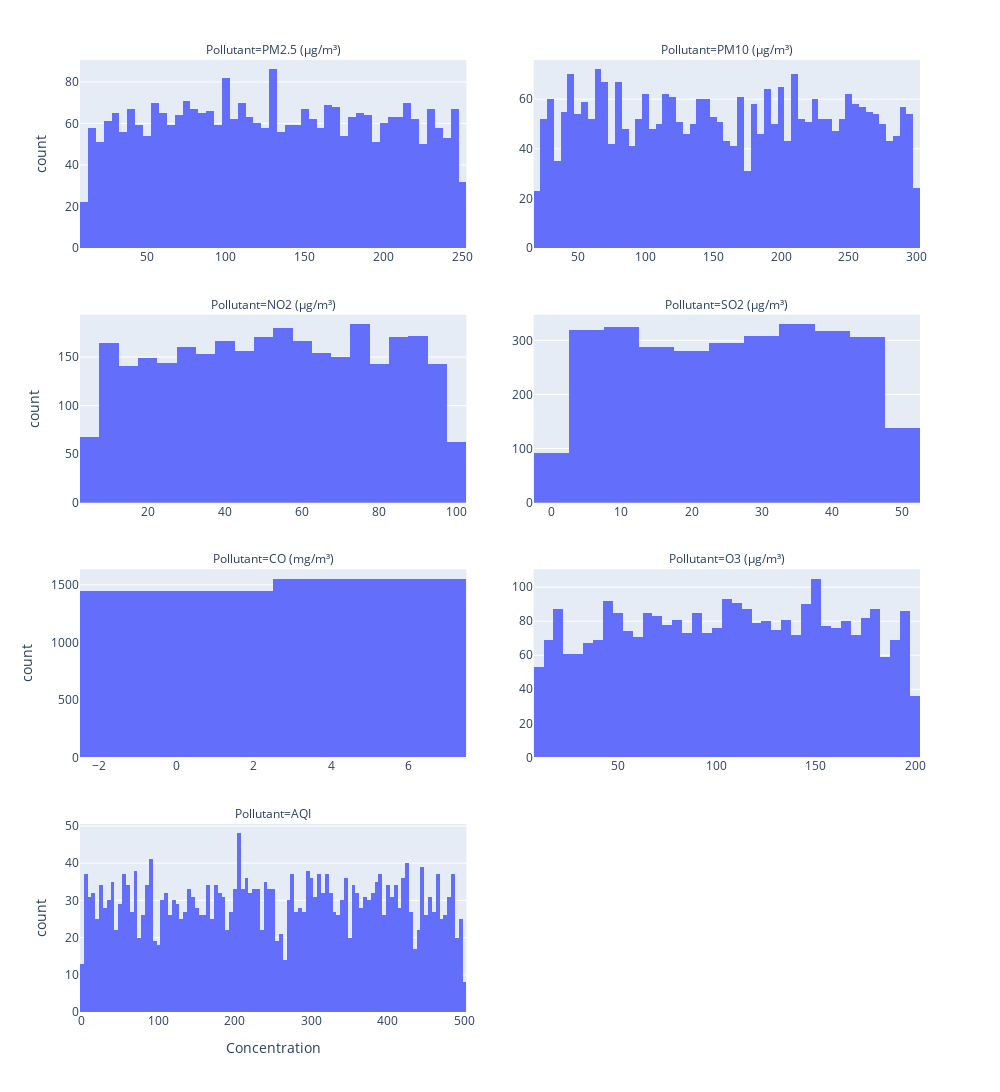

Notebook source saved alongside this figure:
### Markdown cell above
Now we can proceed with the visual distribution of each pollutant. We'll use histograms to understand the distribution.

### Code cell
fig = px.histogram(pollutants_only_df, x='Concentration', facet_col='Pollutant', facet_col_wrap=2, facet_col_spacing=0.08)
fig.update_xaxes(matches=None, showticklabels=True) # matches none to avoid sharing x-axis for different pollutants
fig.update_yaxes(matches=None, showticklabels=True)
fig.update_layout(height=1500, width=1000)
fig.show()

### Figure 1 — Plotly figure (JSON) as saved in the notebook; plotly's stock layout.template omitted (floating-point values rounded to 4 significant figures; data arrays with more than 128 entries replaced by an {"elided": "..."} marker saying what was removed)
{"data": [{"bingroup": "x", "hovertemplate": "Pollutant=PM2.5 (µg/m³)<br>Concentration=%{x}<br>count=%{y}<extra></extra>", "legendgroup": "", "marker": {"color": "#636efa", "pattern": {"shape": ""}}, "name": "", "orientation": "v", "showlegend": false, "type": "histogram", "x": {"elided": "3000 float values"}, "xaxis": "x7", "yaxis": "y7"}, {"bingroup": "x", "hovertemplate": "Pollutant=PM10 (µg/m³)<br>Concentration=%{x}<br>count=%{y}<extra></extra>", "legendgroup": "", "marker": {"color": "#636efa", "pattern": {"shape": ""}}, "name": "", "orientation": "v", "showlegend": false, "type": "histogram", "x": {"elided": "3000 float values"}, "xaxis": "x8", "yaxis": "y8"}, {"bingroup": "x", "hovertemplate": "Pollutant=NO2 (µg/m³)<br>Concentration=%{x}<br>count=%{y}<extra></extra>", "legendgroup": "", "marker": {"color": "#636efa", "pattern": {"shape": ""}}, "name": "", "orientation": "v", "showlegend": false, "type": "histogram", "x": {"elided": "3000 float values"}, "xaxis": "x5", "yaxis": "y5"}, {"bingroup": "x", "hovertemplate": "Pollutant=SO2 (µg/m³)<br>Concentration=%{x}<br>count=%{y}<extra></extra>", "legendgroup": "", "marker": {"color": "#636efa", "pattern": {"shape": ""}}, "name": "", "orientation": "v", "showlegend": false, "type": "histogram", "x": {"elided": "3000 float values"}, "xaxis": "x6", "yaxis": "y6"}, {"bingroup": "x", "hovertemplate": "Pollutant=CO (mg/m³)<br>Concentration=%{x}<br>count=%{y}<extra></extra>", "legendgroup": "", "marker": {"color": "#636efa", "pattern": {"shape": ""}}, "name": "", "orientation": "v", "showlegend": false, "type": "histogram", "x": {"elided": "3000 float values"}, "xaxis": "x3", "yaxis": "y3"}, {"bingroup": "x", "hovertemplate": "Pollutant=O3 (µg/m³)<br>Concentration=%{x}<br>count=%{y}<extra></extra>", "legendgroup": "", "marker": {"color": "#636efa", "pattern": {"shape": ""}}, "name": "", "orientation": "v", "showlegend": false, "type": "histogram", "x": {"elided": "3000 float values"}, "xaxis": "x4", "yaxis": "y4"}, {"bingroup": "x", "hovertemplate": "Pollutant=AQI<br>Concentration=%{x}<br>count=%{y}<extra></extra>", "legendgroup": "", "marker": {"color": "#636efa", "pattern": {"shape": ""}}, "name": "", "orientation": "v", "showlegend": false, "type": "histogram", "x": {"elided": "3000 float values"}, "xaxis": "x", "yaxis": "y"}], "layout": {"annotations": [{"font": {}, "showarrow": false, "text": "Pollutant=AQI", "x": 0.23, "xanchor": "center", "xref": "paper", "y": 0.1975, "yanchor": "bottom", "yref": "paper"}, {"font": {}, "showarrow": false, "text": "Pollutant=CO (mg/m³)", "x": 0.23, "xanchor": "center", "xref": "paper", "y": 0.465, "yanchor": "bottom", "yref": "paper"}, {"font": {}, "showarrow": false, "text": "Pollutant=O3 (µg/m³)", "x": 0.77, "xanchor": "center", "xref": "paper", "y": 0.465, "yanchor": "bottom", "yref": "paper"}, {"font": {}, "showarrow": false, "text": "Pollutant=NO2 (µg/m³)", "x": 0.23, "xanchor": "center", "xref": "paper", "y": 0.7325, "yanchor": "bottom", "yref": "paper"}, {"font": {}, "showarrow": false, "text": "Pollutant=SO2 (µg/m³)", "x": 0.77, "xanchor": "center", "xref": "paper", "y": 0.7325, "yanchor": "bottom", "yref": "paper"}, {"font": {}, "showarrow": false, "text": "Pollutant=PM2.5 (µg/m³)", "x": 0.23, "xanchor": "center", "xref": "paper", "y": 1, "yanchor": "bottom", "yref": "paper"}, {"font": {}, "showarrow": false, "text": "Pollutant=PM10 (µg/m³)", "x": 0.77, "xanchor": "center", "xref": "paper", "y": 1, "yanchor": "bottom", "yref": "paper"}], "barmode": "relative", "height": 1500, "legend": {"tracegroupgap": 0}, "margin": {"t": 60}, "width": 1000, "xaxis": {"anchor": "y", "domain": [0, 0.46], "showticklabels": true, "title": {"text": "Concentration"}}, "xaxis2": {"anchor": "y2", "domain": [0.54, 1], "showticklabels": true, "title": {"text": "Concentration"}}, "xaxis3": {"anchor": "y3", "domain": [0, 0.46], "showticklabels": true}, "xaxis4": {"anchor": "y4", "domain": [0.54, 1], "showticklabels": true}, "xaxis5": {"anchor": "y5", "domain": [0, 0.46], "showticklabels": true}, "xaxis6": {"anchor": "y6", "domain": [0.54, 1], "showticklabels": true}, "xaxis7": {"anchor": "y7", "domain": [0, 0.46], "showticklabels": true}, "xaxis8": {"anchor": "y8", "domain": [0.54, 1], "showticklabels": true}, "yaxis": {"anchor": "x", "domain": [0, 0.1975], "showticklabels": true, "title": {"text": "count"}}, "yaxis2": {"anchor": "x2", "domain": [0, 0.1975], "showticklabels": true}, "yaxis3": {"anchor": "x3", "domain": [0.2675, 0.465], "showticklabels": true, "title": {"text": "count"}}, "yaxis4": {"anchor": "x4", "domain": [0.2675, 0.465], "showticklabels": true}, "yaxis5": {"anchor": "x5", "domain": [0.535, 0.7325], "showticklabels": true, "title": {"text": "count"}}, "yaxis6": {"anchor": "x6", "domain": [0.535, 0.7325], "showticklabels": true}, "yaxis7": {"anchor": "x7", "domain": [0.8025, 1], "showticklabels": true, "title": {"text": "count"}}, "yaxis8": {"anchor": "x8", "domain": [0.8025, 1], "showticklabels": true}}}
